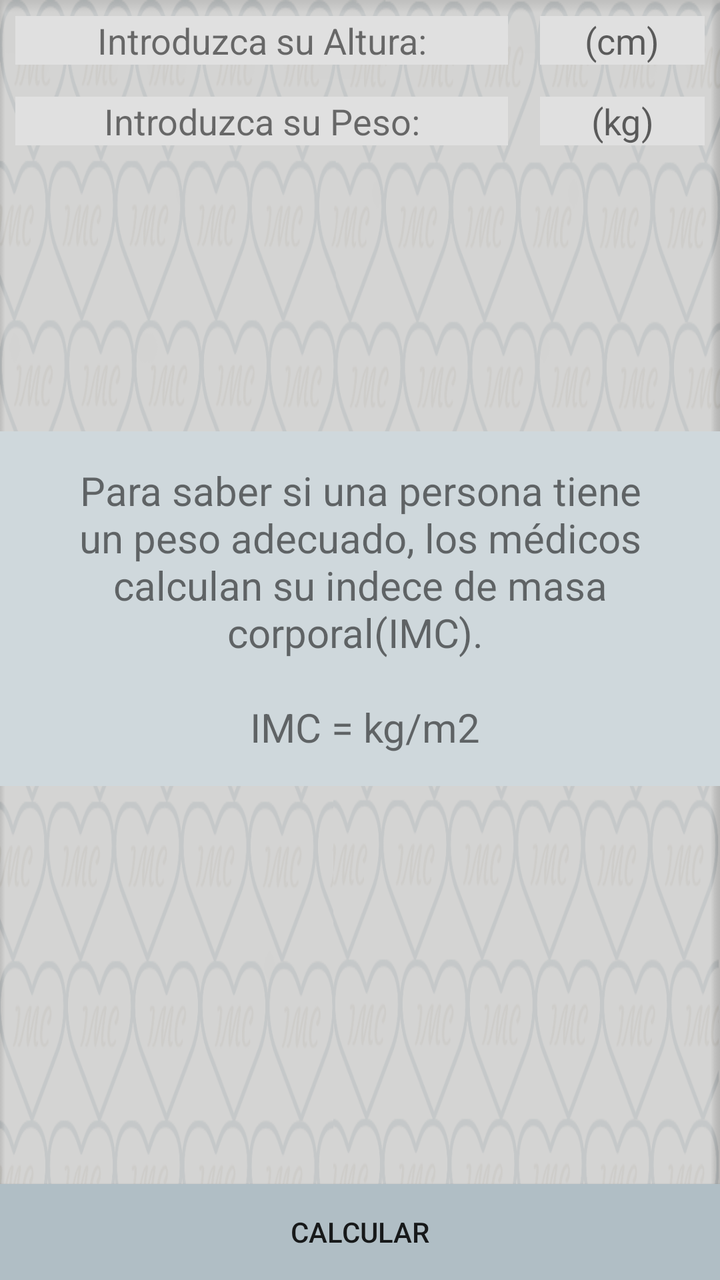
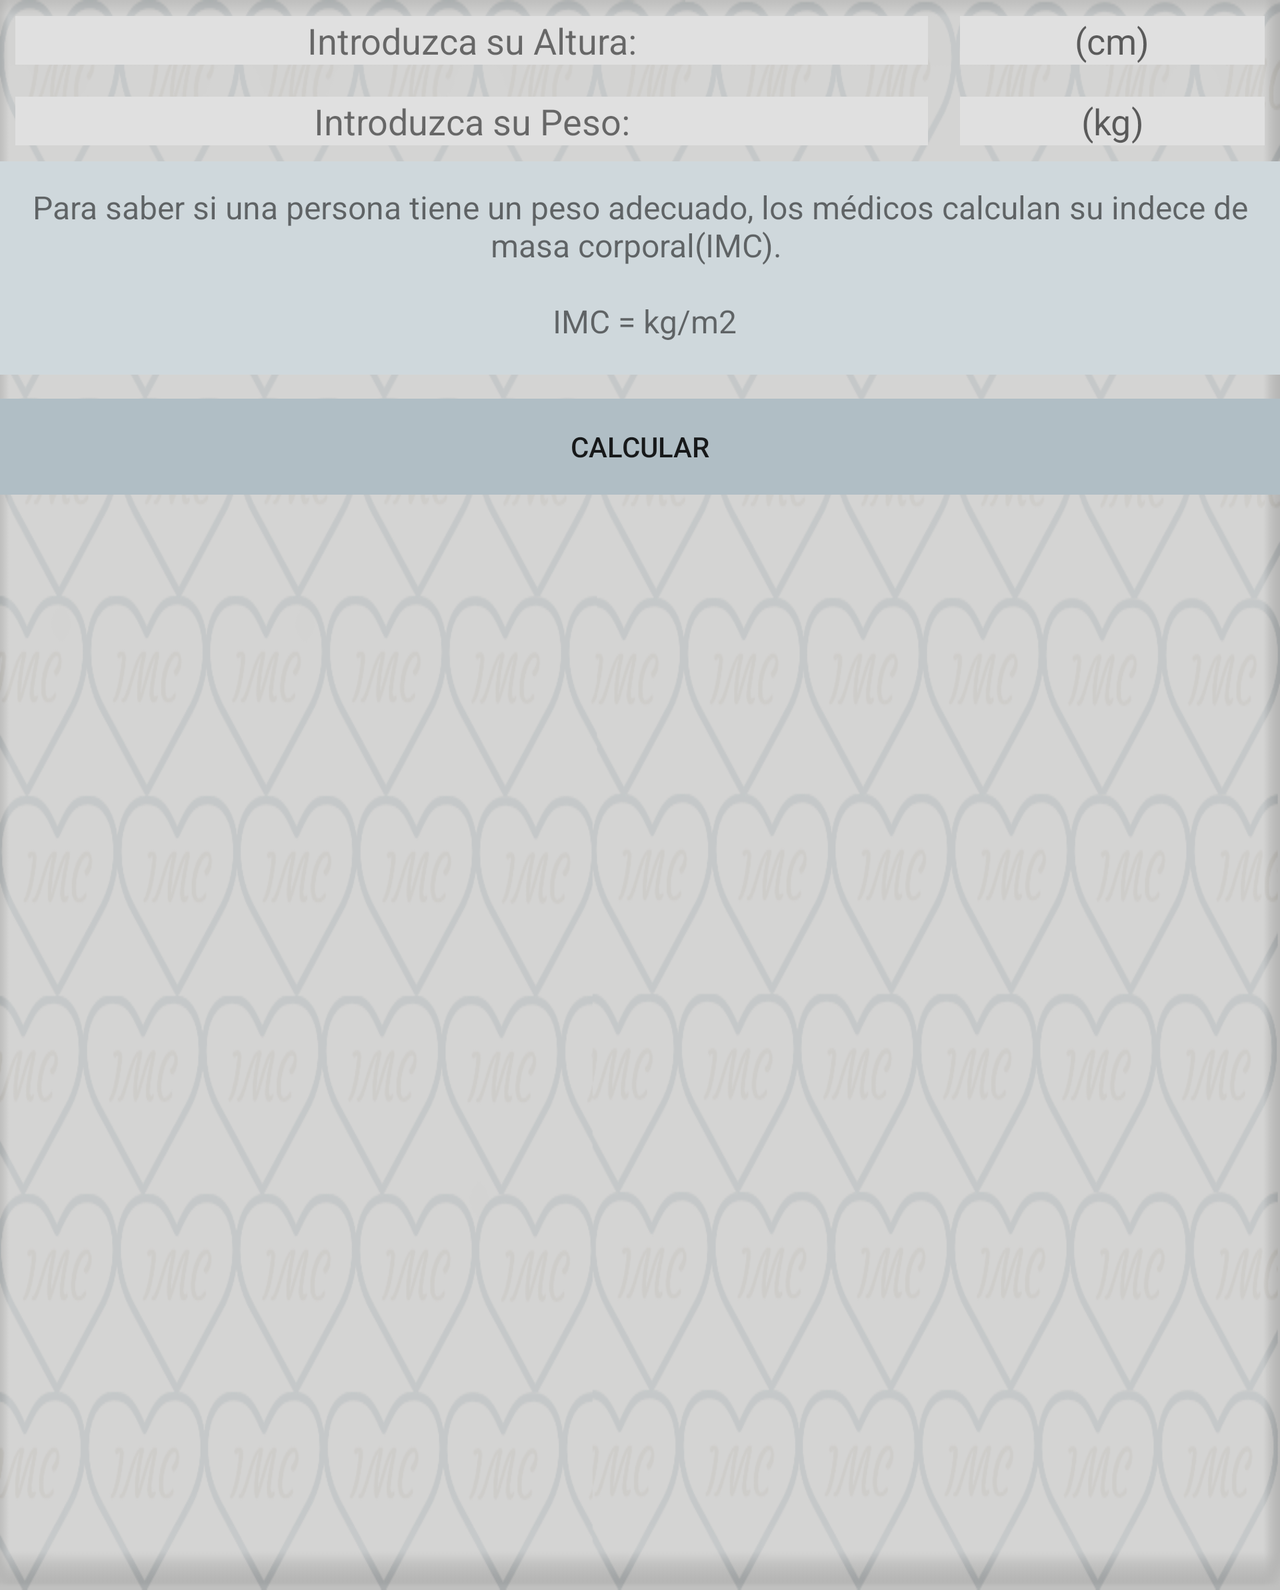

The same Android screen from two of the app's own layout files: first res/layout/ as a phone draws it, then the repository's variant for another configuration, drawn on a device whose configuration selects that folder. Both files follow.
<!-- AndroidManifest.xml: application theme AppTheme -->
<!-- res/layout/activity_main.xml -->
<?xml version="1.0" encoding="utf-8"?>
<RelativeLayout xmlns:android="http://schemas.android.com/apk/res/android"
    xmlns:tools="http://schemas.android.com/tools"
    android:id="@+id/activity_main"
    android:layout_width="match_parent"
    android:layout_height="match_parent"
    android:background="@drawable/imc_background1"
    android:paddingBottom="@dimen/activity_vertical_margin"
    android:paddingLeft="@dimen/activity_horizontal_margin"
    android:paddingRight="@dimen/activity_horizontal_margin"
    android:paddingTop="@dimen/activity_vertical_margin"
    tools:context="com.example.lounchy.imc.MainActivity">


    <LinearLayout
        android:id="@+id/altura_layout"
        android:layout_width="match_parent"
        android:layout_height="wrap_content"
        android:layout_margin="8dp"
        android:orientation="horizontal"

        >

        <TextView

            android:layout_width="0dp"
            android:layout_height="match_parent"
            android:layout_marginRight="16dp"
            android:layout_weight="3"
            android:background="#e0e0e0"
            android:gravity="center"
            android:text="@string/introduzca_su_altura"
            android:inputType="numberDecimal"
            android:textSize="18sp" />

        <EditText
            android:id="@+id/altura_edit_text"
            android:layout_width="0dp"
            android:layout_height="match_parent"
            android:layout_weight="1"
            android:background="#e0e0e0"
            android:gravity="center"
            android:hint="@string/cm"
            android:inputType="numberDecimal"

            />
    </LinearLayout>

    <LinearLayout
        android:id="@+id/peso_layout"
        android:layout_width="match_parent"
        android:layout_height="wrap_content"
        android:layout_below="@id/altura_layout"
        android:layout_margin="8dp">


        <TextView

            android:layout_width="0dp"
            android:layout_height="match_parent"
            android:layout_marginRight="16dp"
            android:layout_weight="3"
            android:background="#e0e0e0"
            android:gravity="center"
            android:text="@string/introduzca_su_peso"
            android:inputType="numberDecimal"
            android:textSize="18sp"


            />


        <EditText
            android:id="@+id/peso_edit_text"
            android:layout_width="0dp"
            android:layout_height="match_parent"
            android:layout_weight="1"
            android:background="#e0e0e0"
            android:gravity="center"
            android:hint="@string/kg"
            android:inputType="numberDecimal"


            />
    </LinearLayout>


    <LinearLayout
        android:id="@+id/resultado_layout"
        android:layout_width="match_parent"
        android:layout_height="match_parent"
        android:layout_below="@id/peso_layout"
        android:orientation="vertical"
        android:paddingTop="@dimen/activity_vertical_margin">

        <LinearLayout
            android:id="@+id/caja_resultado"
            android:layout_width="match_parent"
            android:layout_height="0dp"
            android:layout_weight="4"
            android:orientation="horizontal">


            <TextView
                android:layout_width="match_parent"
                android:layout_height="wrap_content"
                android:layout_gravity="center"
                android:background="#cfd8dc"
                android:padding="16dp"
                android:text="@string/texto"
                android:textAlignment="center"
                android:textSize="20sp" />


        </LinearLayout>

        <LinearLayout
            android:layout_width="match_parent"
            android:layout_height="0dp"
            android:layout_weight="1">

            <Button
                android:id="@+id/calcular_button"
                android:layout_width="match_parent"
                android:layout_height="wrap_content"
                android:layout_gravity="bottom"
                android:background="#b0bec5"
                android:text="@string/calcular" />

        </LinearLayout>


    </LinearLayout>

</RelativeLayout>
<!-- resources referenced by this layout -->
<resources>
  <!-- drawable imc_background1: png bitmap (drawable, 131764 bytes) -->
  <string name="calcular">Calcular</string>
  <string name="cm">(cm)</string>
  <string name="introduzca_su_altura">Introduzca su Altura:</string>
  <string name="introduzca_su_peso">Introduzca su Peso:</string>
  <string name="kg">(kg)</string>
  <string name="texto">Para saber si una persona tiene un peso adecuado, los médicos calculan su indece de masa corporal(IMC). \n\n IMC = kg/m2</string>
  <style name="AppTheme" parent="Theme.AppCompat.Light.DarkActionBar">
          
          <item name="colorPrimary">#455a64</item>
          <item name="colorPrimaryDark">#37474f</item>
          <item name="colorAccent">#000000</item>
      </style>
</resources>
<!-- res/layout-land/activity_main.xml (the repository's variant of the layout above) -->
<!-- drawn on the phone turned sideways -->
<?xml version="1.0" encoding="utf-8"?>
<ScrollView
    xmlns:android="http://schemas.android.com/apk/res/android"
    xmlns:tools="http://schemas.android.com/tools"
    tools:context="com.example.lounchy.imc.MainActivity"
    android:layout_width="match_parent"
    android:layout_height="match_parent">

<RelativeLayout
    android:id="@+id/activity_main"
    android:layout_width="match_parent"
    android:layout_height="match_parent"
    android:background="@drawable/imc_background1"
    android:paddingBottom="@dimen/activity_vertical_margin"
    android:paddingLeft="@dimen/activity_horizontal_margin"
    android:paddingRight="@dimen/activity_horizontal_margin"
    android:paddingTop="@dimen/activity_vertical_margin">


    <LinearLayout
        android:id="@+id/altura_layout"
        android:layout_width="match_parent"
        android:layout_height="wrap_content"
        android:layout_margin="8dp"
        android:orientation="horizontal"

        >

        <TextView

            android:layout_width="0dp"
            android:layout_height="match_parent"
            android:layout_marginRight="16dp"
            android:layout_weight="3"
            android:background="#e0e0e0"
            android:gravity="center"
            android:text="@string/introduzca_su_altura"
            android:inputType="numberDecimal"
            android:textSize="18sp" />

        <EditText
            android:id="@+id/altura_edit_text"
            android:layout_width="0dp"
            android:layout_height="match_parent"
            android:layout_weight="1"
            android:background="#e0e0e0"
            android:gravity="center"
            android:hint="@string/cm"
            android:inputType="numberDecimal"

            />
    </LinearLayout>

    <LinearLayout
        android:id="@+id/peso_layout"
        android:layout_width="match_parent"
        android:layout_height="wrap_content"
        android:layout_below="@id/altura_layout"
        android:layout_margin="8dp">


        <TextView

            android:layout_width="0dp"
            android:layout_height="match_parent"
            android:layout_marginRight="16dp"
            android:layout_weight="3"
            android:background="#e0e0e0"
            android:gravity="center"
            android:text="@string/introduzca_su_peso"
            android:inputType="numberDecimal"
            android:textSize="18sp"


            />


        <EditText
            android:id="@+id/peso_edit_text"
            android:layout_width="0dp"
            android:layout_height="match_parent"
            android:layout_weight="1"
            android:background="#e0e0e0"
            android:gravity="center"
            android:hint="@string/kg"
            android:inputType="numberDecimal"


            />
    </LinearLayout>


    <LinearLayout
        android:id="@+id/resultado_layout"
        android:layout_width="match_parent"
        android:layout_height="match_parent"
        android:layout_below="@id/peso_layout"
        android:orientation="vertical"
        android:paddingTop="@dimen/activity_vertical_margin">

        <LinearLayout
            android:id="@+id/caja_resultado"
            android:layout_width="match_parent"
            android:layout_height="0dp"
            android:layout_weight="4"
            android:orientation="horizontal">


            <TextView
                android:layout_width="match_parent"
                android:layout_height="wrap_content"
                android:layout_gravity="center"
                android:background="#cfd8dc"
                android:padding="16dp"
                android:text="@string/texto"
                android:textAlignment="center"
                android:textSize="16sp"
                android:layout_marginBottom="8dp"/>


        </LinearLayout>

        <LinearLayout
            android:layout_width="match_parent"
            android:layout_height="0dp"
            android:layout_weight="1">

            <Button
                android:id="@+id/calcular_button"
                android:layout_width="match_parent"
                android:layout_height="wrap_content"
                android:layout_gravity="bottom"
                android:background="#b0bec5"
                android:text="@string/calcular" />

        </LinearLayout>


    </LinearLayout>

</RelativeLayout>
</ScrollView>
